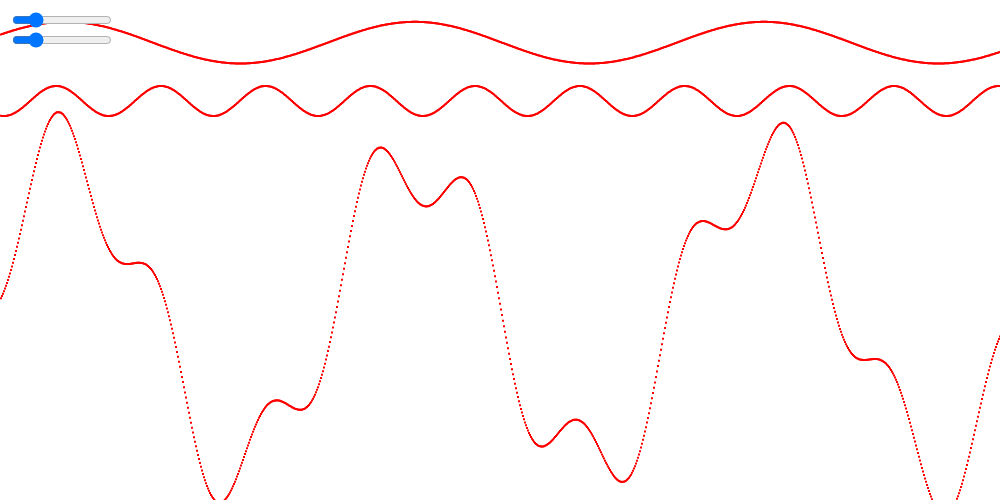
Frame 1 (no input)
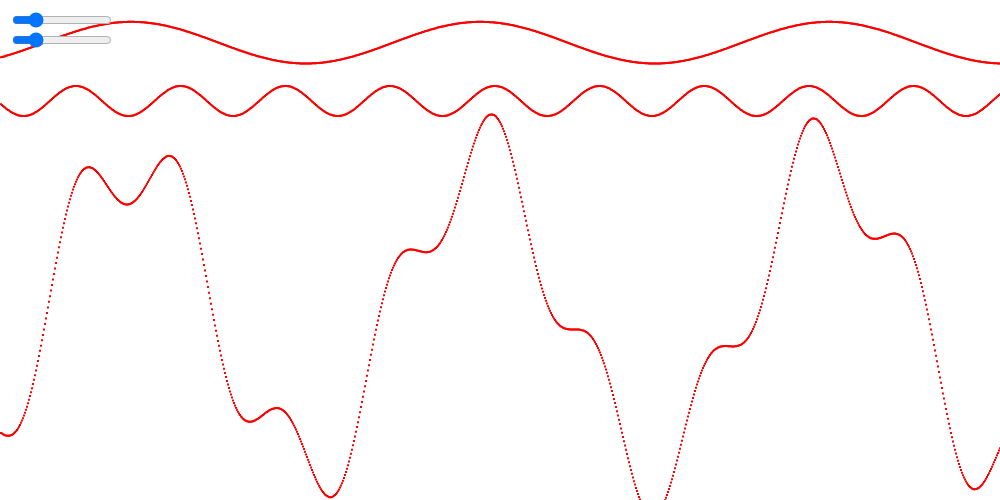
Frame 60 (no input)
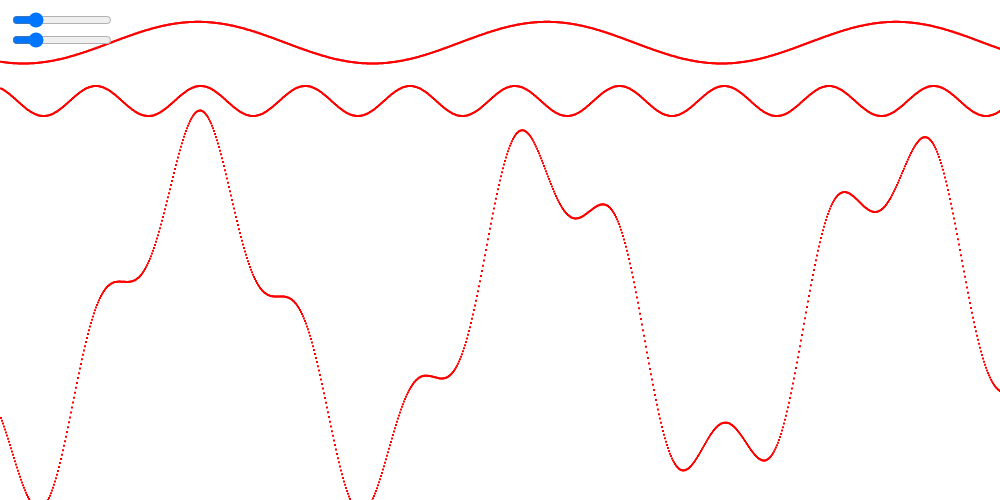
Frame 120 (the mouse pressed at the canvas centre since frame 60)

The p5.js sketch that drew these frames (run headless with seeded random() and noise() and a simulated clock; from frame 60 on, the mouse is pressed at the canvas centre):

// p5.js sketch
// ── sketch.js
let slider1, slider2 


function setup() {
	createCanvas(1000, 500);
	
	slider1 = createSlider(0,255);
	slider1.position(10, 10);
	slider1.size(100);
	
	slider2 = createSlider(0, 255);
	slider2.position(10, 30);
	slider2.size(100);
}
  
  function draw() {
	background(255);
	let a = slider1.value();
	let b = slider2.value();
  
  
	let mx = 10;
	let my = 2;
  
	let numero_di_punti = 1000;
  
	noStroke();
  
	for (let i = 0; i < numero_di_punti; i++) {
	  let x = map(i, 0, numero_di_punti, -mx, mx);
  
	  let y1 = sin(x* 0.9 - frameCount/a);
	  let y2 = sin(x*3 - frameCount/b) * 0.3;
	  
  
	  let y_somma = y1 + y2;
  
	  let x_plot = map(x, -mx, mx, 0, width);
  
	  fill(255,0,0);
	  rect(x_plot, map(y1, -my, my, 0, height/6), 2, 2);
	 
	  fill(255,0,0);
	  rect(x_plot, map(y2, -my, my, 0, height/2.5),2, 2);
	  
	  //somma
	  fill(255,0,0);
	  rect(x_plot, map(y_somma, -my, my, 0, height/0.8), 2, 2);
	}
  }
  
// ── trasformata.html
<!DOCTYPE html>
<html lang="en">
<head>
	<meta charset="UTF-8">
	<meta name="viewport" content="width=device-width, initial-scale=1.0">
	<title>Trasformata di fourier
</title>
	<style>
		body {
			padding: 0;
			margin: 0;
			background-color: lightgray;
		}
	</style>
</head>
<body>
	<script src="https://cdnjs.cloudflare.com/ajax/libs/p5.js/1.4.0/p5.js"></script>
	<script src="sketch.js"></script>
	<script src="https://cdn.jsdelivr.net/npm/p5@1.9.2/lib/p5.js"></script>
</body>
</html>
